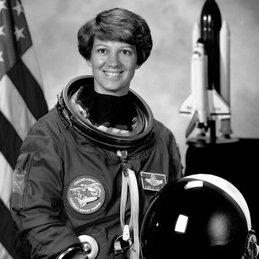
#> input picture outputs/lab01/channel_blue.png, 259 x 259 px, shrunk from 512 x 512 before the run
$ python -i lab03_histogram.py   (imports and definitions only)
#> lines starting #> are read from the running program, lines starting #| are printed output that depends on the picture
#> further down, picture is the input picture: shape (259, 259, 3); min 0, max 255, mean 96.5
"""Lab 3 - Histogram Equalization and Contrast Adjustment.

Run with: python -m cv_labs.lab03_histogram [--image path] [--color-image path]
"""
from __future__ import annotations

import argparse

import cv2
import matplotlib.pyplot as plt
import numpy as np

from .common import SAMPLES, load_image, montage, out_dir, save_image, save_json, to_gray


def histogram(gray: np.ndarray) -> np.ndarray:
    return cv2.calcHist([gray], [0], None, [256], [0, 256]).ravel()


# [15 lines left out: function equalize_manual, not called in this run]


def equalize_global(gray: np.ndarray) -> np.ndarray:
    return cv2.equalizeHist(gray)


def equalize_color(image: np.ndarray, space: str = "yuv") -> np.ndarray:
    """Equalize brightness only; doing each BGR channel separately would shift colors."""
#> called with space = 'yuv'
    if space == "yuv":
        yuv = cv2.cvtColor(image, cv2.COLOR_BGR2YUV)
#> yuv: shape (259, 259, 3); mean of channels 0, 1, 2 96.5, 128, 128
        yuv[:, :, 0] = cv2.equalizeHist(yuv[:, :, 0])
#> yuv: shape (259, 259, 3); mean of channels 0, 1, 2 113.4, 128, 128
        return cv2.cvtColor(yuv, cv2.COLOR_YUV2BGR)
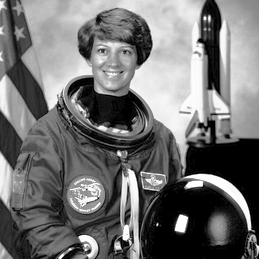
#> returned value: shape (259, 259, 3); min 0, max 255, mean 113.4
    if space == "hsv":
        hsv = cv2.cvtColor(image, cv2.COLOR_BGR2HSV)
        hsv[:, :, 2] = cv2.equalizeHist(hsv[:, :, 2])
        return cv2.cvtColor(hsv, cv2.COLOR_HSV2BGR)
    raise ValueError(f"Unknown color space: {space}")


# [9 lines left out: function contrast_stretch, not called in this run]


def apply_clahe(gray: np.ndarray, clip_limit: float = 2.0, grid: int = 8) -> np.ndarray:
    return cv2.createCLAHE(clipLimit=clip_limit, tileGridSize=(grid, grid)).apply(gray)


# [85 lines left out: functions entropy, flat_region_noise, stats, plot_histograms, run, not called in this run]


# [6 lines not run here, left out]

>>> import cv2
>>> picture = cv2.imread('../../../../outputs/lab01/channel_blue.png')
>>> result = equalize_color(picture)

$ run again, on outputs/lab03/color_hsv.png
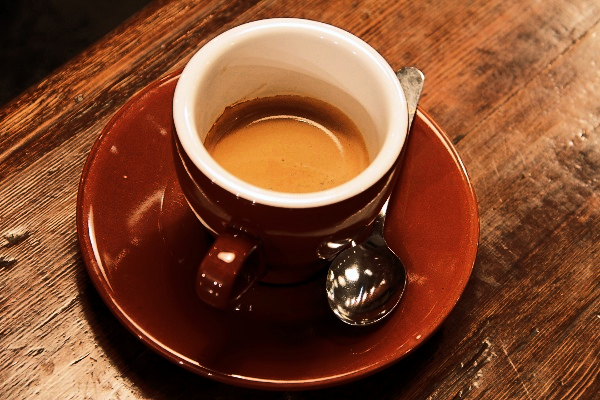
#> input picture outputs/lab03/color_hsv.png, 600 x 400 px
#> picture is the input picture: shape (400, 600, 3); mean B, G, R 45.6, 73.6, 128.3
#> in equalize_color, `return cv2.cvtColor(yuv, cv2.COLOR_YUV2BGR)`:
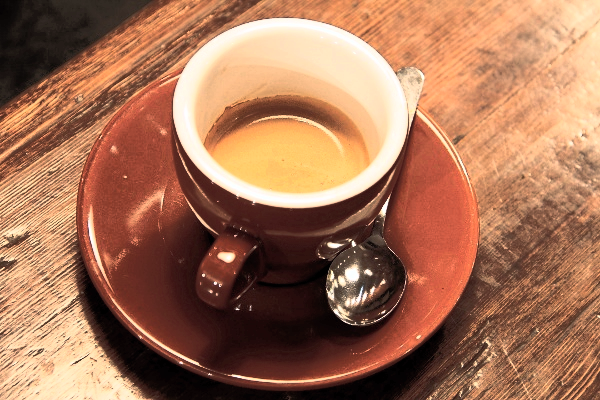
#> returned value: shape (400, 600, 3); mean B, G, R 86.5, 114.4, 165.7
